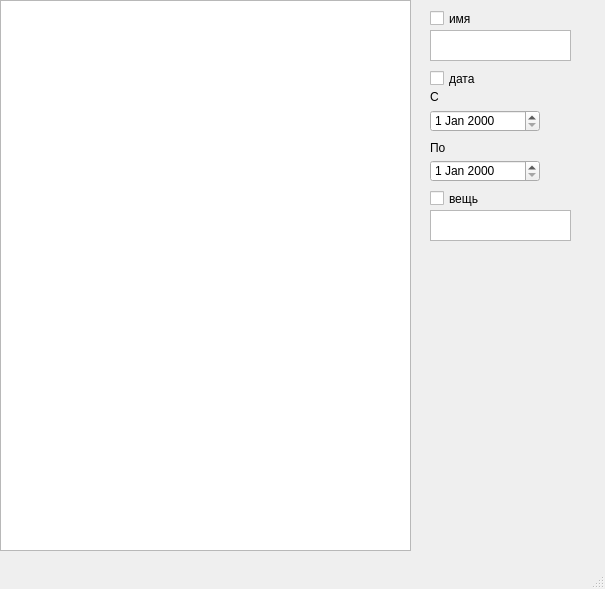
<?xml version="1.0" encoding="UTF-8"?>
<ui version="4.0">
 <class>MainWindow</class>
 <widget class="QMainWindow" name="MainWindow">
  <property name="geometry">
   <rect>
    <x>0</x>
    <y>0</y>
    <width>605</width>
    <height>589</height>
   </rect>
  </property>
  <property name="windowTitle">
   <string>MainWindow</string>
  </property>
  <widget class="QWidget" name="centralwidget">
   <widget class="QTableView" name="tableView">
    <property name="geometry">
     <rect>
      <x>0</x>
      <y>0</y>
      <width>411</width>
      <height>551</height>
     </rect>
    </property>
   </widget>
   <widget class="QCheckBox" name="checkName">
    <property name="geometry">
     <rect>
      <x>430</x>
      <y>10</y>
      <width>70</width>
      <height>17</height>
     </rect>
    </property>
    <property name="text">
     <string>имя</string>
    </property>
   </widget>
   <widget class="QCheckBox" name="checkDate">
    <property name="geometry">
     <rect>
      <x>430</x>
      <y>70</y>
      <width>70</width>
      <height>17</height>
     </rect>
    </property>
    <property name="text">
     <string>дата</string>
    </property>
   </widget>
   <widget class="QCheckBox" name="checkItem">
    <property name="geometry">
     <rect>
      <x>430</x>
      <y>190</y>
      <width>70</width>
      <height>17</height>
     </rect>
    </property>
    <property name="text">
     <string>вещь</string>
    </property>
   </widget>
   <widget class="QTextEdit" name="textName">
    <property name="geometry">
     <rect>
      <x>430</x>
      <y>30</y>
      <width>141</width>
      <height>31</height>
     </rect>
    </property>
   </widget>
   <widget class="QDateEdit" name="dateBegin">
    <property name="geometry">
     <rect>
      <x>430</x>
      <y>110</y>
      <width>110</width>
      <height>22</height>
     </rect>
    </property>
   </widget>
   <widget class="QDateEdit" name="dateEnd">
    <property name="geometry">
     <rect>
      <x>430</x>
      <y>160</y>
      <width>110</width>
      <height>22</height>
     </rect>
    </property>
   </widget>
   <widget class="QLabel" name="BeginDate">
    <property name="geometry">
     <rect>
      <x>430</x>
      <y>90</y>
      <width>47</width>
      <height>13</height>
     </rect>
    </property>
    <property name="text">
     <string>C</string>
    </property>
   </widget>
   <widget class="QLabel" name="EndDate">
    <property name="geometry">
     <rect>
      <x>430</x>
      <y>140</y>
      <width>47</width>
      <height>16</height>
     </rect>
    </property>
    <property name="text">
     <string>По</string>
    </property>
   </widget>
   <widget class="QTextEdit" name="textItem">
    <property name="geometry">
     <rect>
      <x>430</x>
      <y>210</y>
      <width>141</width>
      <height>31</height>
     </rect>
    </property>
   </widget>
  </widget>
  <widget class="QMenuBar" name="menubar">
   <property name="geometry">
    <rect>
     <x>0</x>
     <y>0</y>
     <width>605</width>
     <height>21</height>
    </rect>
   </property>
  </widget>
  <widget class="QStatusBar" name="statusbar"/>
 </widget>
 <resources/>
 <connections/>
</ui>
